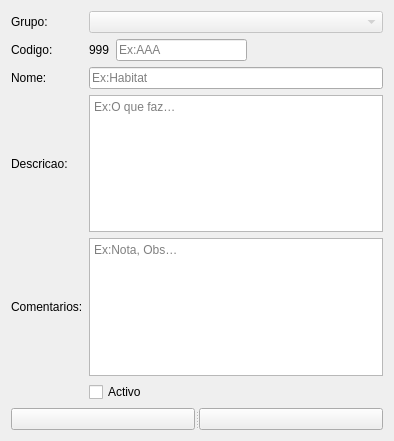
<?xml version="1.0" encoding="UTF-8"?>
<ui version="4.0">
 <class>Form</class>
 <widget class="QWidget" name="Form">
  <property name="geometry">
   <rect>
    <x>0</x>
    <y>0</y>
    <width>394</width>
    <height>441</height>
   </rect>
  </property>
  <property name="windowTitle">
   <string>Tabelas de Refencias</string>
  </property>
  <layout class="QGridLayout" name="gridLayout">
   <item row="0" column="0">
    <widget class="QLabel" name="label_2">
     <property name="text">
      <string>Grupo:</string>
     </property>
    </widget>
   </item>
   <item row="4" column="0">
    <widget class="QLabel" name="label_5">
     <property name="text">
      <string>Comentarios:</string>
     </property>
    </widget>
   </item>
   <item row="1" column="0">
    <widget class="QLabel" name="label">
     <property name="text">
      <string>Codigo:</string>
     </property>
    </widget>
   </item>
   <item row="2" column="0">
    <widget class="QLabel" name="label_3">
     <property name="text">
      <string>Nome:</string>
     </property>
    </widget>
   </item>
   <item row="1" column="3">
    <spacer name="horizontalSpacer">
     <property name="orientation">
      <enum>Qt::Horizontal</enum>
     </property>
     <property name="sizeHint" stdset="0">
      <size>
       <width>130</width>
       <height>20</height>
      </size>
     </property>
    </spacer>
   </item>
   <item row="3" column="0">
    <widget class="QLabel" name="label_4">
     <property name="text">
      <string>Descricao:</string>
     </property>
    </widget>
   </item>
   <item row="1" column="2">
    <widget class="QLineEdit" name="LECodigo">
     <property name="maxLength">
      <number>6</number>
     </property>
     <property name="placeholderText">
      <string>Ex:AAA</string>
     </property>
    </widget>
   </item>
   <item row="6" column="0" colspan="4">
    <widget class="QSplitter" name="splitter">
     <property name="orientation">
      <enum>Qt::Horizontal</enum>
     </property>
     <widget class="QPushButton" name="PBGuardar">
      <property name="text">
       <string/>
      </property>
      <property name="icon">
       <iconset resource="icons.qrc">
        <normaloff>:/newPrefix/Icons/002-save.png</normaloff>:/newPrefix/Icons/002-save.png</iconset>
      </property>
     </widget>
     <widget class="QPushButton" name="PBCancelar">
      <property name="text">
       <string/>
      </property>
      <property name="icon">
       <iconset resource="icons.qrc">
        <normaloff>:/newPrefix/Icons/003-error.png</normaloff>:/newPrefix/Icons/003-error.png</iconset>
      </property>
     </widget>
    </widget>
   </item>
   <item row="1" column="1">
    <widget class="QLabel" name="LBid">
     <property name="text">
      <string>999</string>
     </property>
    </widget>
   </item>
   <item row="0" column="1" colspan="3">
    <widget class="QComboBox" name="CBGrupos">
     <property name="enabled">
      <bool>false</bool>
     </property>
    </widget>
   </item>
   <item row="2" column="1" colspan="3">
    <widget class="QLineEdit" name="LENome">
     <property name="maxLength">
      <number>50</number>
     </property>
     <property name="placeholderText">
      <string>Ex:Habitat</string>
     </property>
    </widget>
   </item>
   <item row="3" column="1" colspan="3">
    <widget class="QPlainTextEdit" name="PTEDescricao">
     <property name="placeholderText">
      <string>Ex:O que faz…</string>
     </property>
    </widget>
   </item>
   <item row="4" column="1" colspan="3">
    <widget class="QPlainTextEdit" name="PTEComentarios">
     <property name="placeholderText">
      <string>Ex:Nota, Obs…</string>
     </property>
    </widget>
   </item>
   <item row="5" column="1" colspan="2">
    <widget class="QCheckBox" name="CHBActivo">
     <property name="text">
      <string>Activo</string>
     </property>
    </widget>
   </item>
  </layout>
 </widget>
 <resources>
  <include location="icons.qrc"/>
 </resources>
 <connections/>
</ui>
